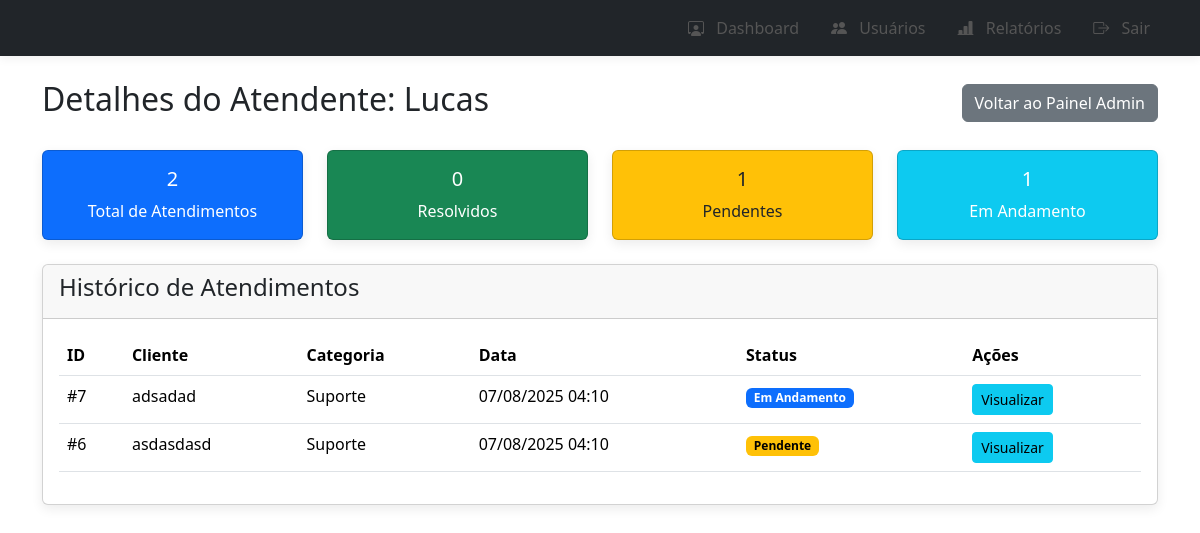
Page /admin/user/3 (signed in) on the earlier database version.
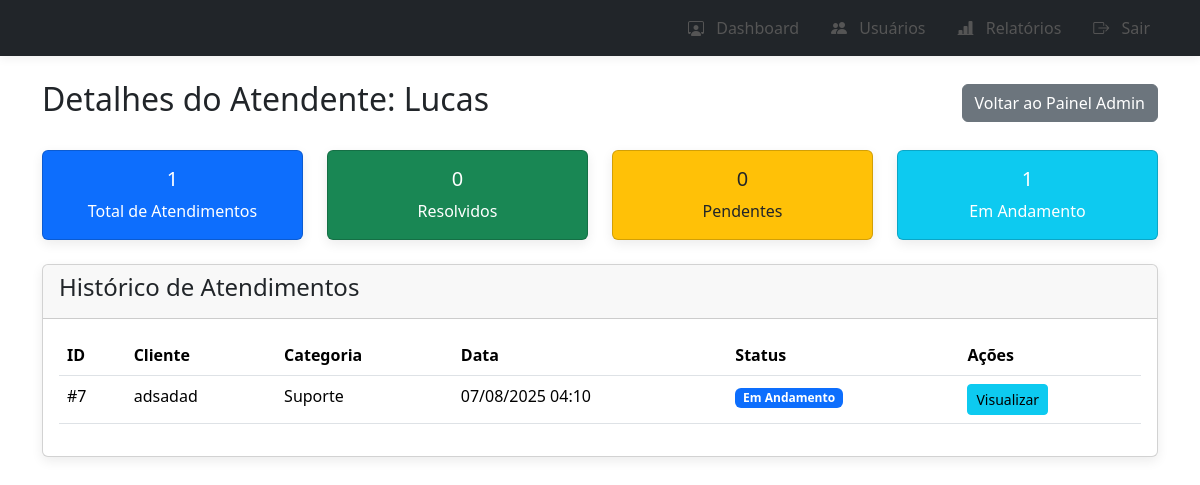
Same page on the later database version.
### app/models.py (models this page shows, shortened)
class Interaction(db.Model):
    __tablename__ = 'interactions'
    id = db.Column(db.Integer, primary_key=True)
    user_id = db.Column(db.Integer, db.ForeignKey('users.id'), nullable=False)
    client_name = db.Column(db.String(128), nullable=False, index=True)
    client_phone = db.Column(db.String(40), nullable=False)
    channel = db.Column(db.String(50), nullable=False)
    had_anydesk_session = db.Column(db.Boolean, default=False)
    category = db.Column(db.String(100), nullable=False)
    description = db.Column(db.Text, nullable=False)
    status = db.Column(db.String(50), default='Aberto', nullable=False)
    start_time = db.Column(db.DateTime, default=datetime.utcnow, index=True)
    end_time = db.Column(db.DateTime, nullable=True)

### app/routes.py (the view)
@bp.route('/admin/user/<int:user_id>')
@login_required
def user_details(user_id):
    if not current_user.is_supervisor:
        flash('Acesso negado.', 'danger')
        return redirect(url_for('main.index'))
    user = User.query.get_or_404(user_id)
    interactions = Interaction.query.filter_by(user_id=user.id).order_by(Interaction.start_time.desc()).all()
    status_counts = db.session.query(
        Interaction.status, func.count(Interaction.id)
    ).filter(Interaction.user_id == user.id).group_by(Interaction.status).all()
    stats = {status: count for status, count in status_counts}
    stats['Total'] = sum(stats.values())
    return render_template('admin/user_details.html', user=user, interactions=interactions, stats=stats)

### app/models.py (called while the page is built)
@login_manager.user_loader
def load_user(user_id):
    return User.query.get(user_id)

### app/templates/admin/user_details.html (shortened to what this page needs)
{% extends "base.html" %}
{% block content %}
<div class="d-flex justify-content-between align-items-center mb-4">
    <h2>Detalhes do Atendente: {{ user.username }}</h2>
    <a href="{{ url_for('main.admin_dashboard') }}" class="btn btn-secondary">Voltar ao Painel Admin</a>
</div>
<div class="row mb-4">
    <div class="col-md-3">
        <div class="card text-white bg-primary text-center">
            <div class="card-body">
                <h5 class="card-title">{{ stats.get('Total', 0) }}</h5>
                <p class="card-text">Total de Atendimentos</p>
            </div>
        </div>
    </div>
    <div class="col-md-3">
        <div class="card text-white bg-success text-center">
            <div class="card-body">
                <h5 class="card-title">{{ stats.get('Resolvido', 0) }}</h5>
                <p class="card-text">Resolvidos</p>
            </div>
        </div>
    </div>
    <div class="col-md-3">
        <div class="card text-dark bg-warning text-center">
            <div class="card-body">
                <h5 class="card-title">{{ stats.get('Pendente', 0) }}</h5>
                <p class="card-text">Pendentes</p>
            </div>
        </div>
    </div>
    <div class="col-md-3">
        <div class="card text-white bg-info text-center">
            <div class="card-body">
                <h5 class="card-title">{{ stats.get('Em Andamento', 0) }}</h5>
                <p class="card-text">Em Andamento</p>
            </div>
        </div>
    </div>
</div>
<div class="card">
    <div class="card-header">
        <h4>Histórico de Atendimentos</h4>
    </div>
    <div class="card-body">
        <div class="table-responsive">
            <table class="table table-hover">
                <thead>
                    <tr>
                        <th>ID</th>
                        <th>Cliente</th>
                        <th>Categoria</th>
                        <th>Data</th>
                        <th>Status</th>
                        <th>Ações</th>
                    </tr>
                </thead>
                <tbody>
                    {% for interaction in interactions %}
                    <tr>
                        <td>#{{ interaction.id }}</td>
                        <td>{{ interaction.client_name }}</td>
                        <td>{{ interaction.category }}</td>
                        <td>{{ interaction.start_time.strftime('%d/%m/%Y %H:%M') }}</td>
                        <td>
                            {% if interaction.status == 'Resolvido' %}<span class="badge status-resolvido">{{ interaction.status }}</span>
                            {% elif interaction.status == 'Pendente' %}<span class="badge status-pendente">{{ interaction.status }}</span>
                            {% elif interaction.status == 'Em Andamento' %}<span class="badge status-andamento">{{ interaction.status }}</span>
                            {% else %}<span class="badge status-aberto">{{ interaction.status }}</span>{% endif %}
                        </td>
                        <td>
                            <a href="{{ url_for('main.view_interaction', interaction_id=interaction.id) }}" class="btn btn-info btn-sm">Visualizar</a>
                        </td>
                    </tr>
                    {% else %}
                    <tr>
                        <td colspan="6" class="text-center">Este usuário ainda não registrou atendimentos.</td>
                    </tr>
                    {% endfor %}
                </tbody>
            </table>
        </div>
    </div>
</div>
{% endblock %}

Differences in the rows shown:
removed Interaction: id "6", client_name "asdasdasd", category "Suporte", start_time "07/08/2025 04:10", status "Pendente"
Other differences:
{{ stats.get('Total', 0) }}: "2" → "1"
{{ stats.get('Pendente', 0) }}: "1" → "0"
